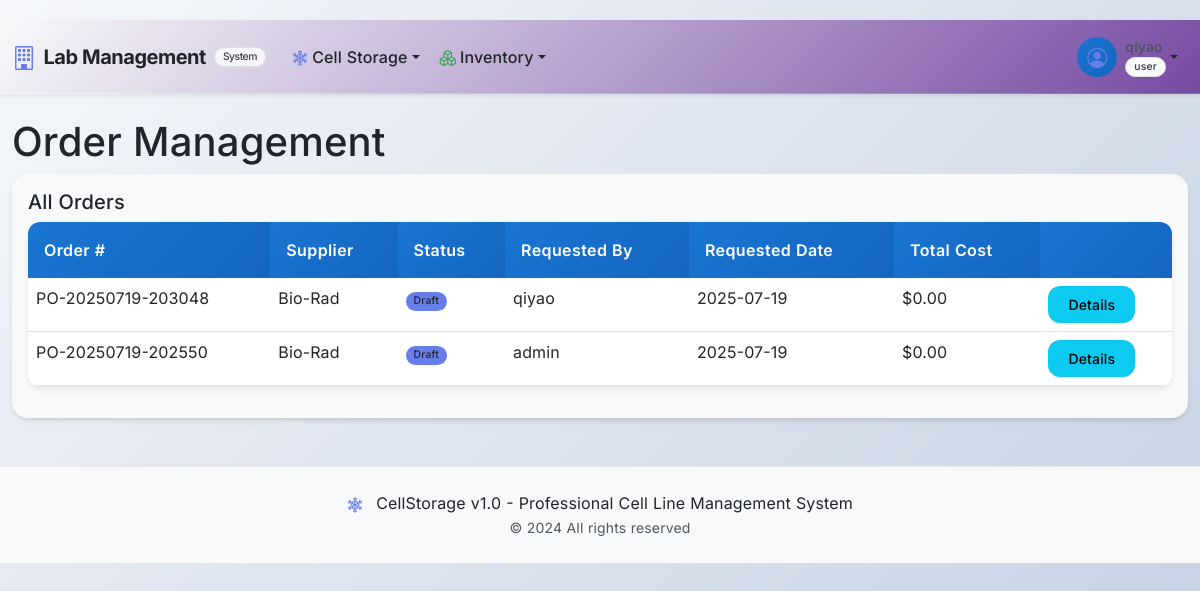
The page /inventory/orders (signed in) on the database its author committed.
### app/cell_storage/models.py (models this page shows, shortened)
class User(UserMixin, db.Model):
    __tablename__ = 'users'
    id = db.Column(db.Integer, primary_key=True)
    username = db.Column(db.String(64), unique=True, index=True, nullable=False)
    password_hash = db.Column(db.String(256))
    password_plain = db.Column(db.String(128))  # store plain password for admin view
    role = db.Column(db.String(64), default='user', nullable=False)  # e.g., 'user', 'admin'. Make role non-nullable.
    cell_lines_created = db.relationship('CellLine', backref='creator', lazy='dynamic',
                                         foreign_keys='CellLine.created_by_user_id')
    vials_frozen = db.relationship('CryoVial', backref='freezer_operator', lazy='dynamic',
                                   foreign_keys='CryoVial.frozen_by_user_id')
    audit_logs = db.relationship('AuditLog', backref='user_performing_action', lazy='dynamic',
                                 foreign_keys='AuditLog.user_id')
    @property
    def is_admin(self):
        return self.role == 'admin'

### app/inventory/models.py (models this page shows, shortened)
class Order(db.Model):
    __tablename__ = 'orders'
    id = db.Column(db.Integer, primary_key=True)
    order_number = db.Column(db.String(64), unique=True, nullable=False)
    status = db.Column(db.String(32), default='Draft')
    priority = db.Column(db.String(16), default='Normal')
    requested_by_user_id = db.Column(db.Integer, db.ForeignKey('users.id'), nullable=False)
    approved_by_user_id = db.Column(db.Integer, db.ForeignKey('users.id'))
    supplier_id = db.Column(db.Integer, db.ForeignKey('suppliers.id'))
    total_cost = db.Column(db.Float)
    currency = db.Column(db.String(8), default='USD')
    requested_date = db.Column(db.DateTime, default=datetime.utcnow)
    needed_by_date = db.Column(db.Date)
    approved_date = db.Column(db.DateTime)
    ordered_date = db.Column(db.DateTime)
    received_date = db.Column(db.DateTime)
    justification = db.Column(db.Text)
    notes = db.Column(db.Text)
    items = db.relationship('OrderItem', backref='order_info', lazy='dynamic', cascade='all, delete-orphan')
    requested_by = db.relationship('User', foreign_keys=[requested_by_user_id], backref='orders_requested')
    approved_by = db.relationship('User', foreign_keys=[approved_by_user_id], backref='orders_approved')

class Supplier(db.Model):
    __tablename__ = 'suppliers'
    id = db.Column(db.Integer, primary_key=True)
    name = db.Column(db.String(128), nullable=False)
    contact_person = db.Column(db.String(128))
    email = db.Column(db.String(128))
    phone = db.Column(db.String(32))
    website = db.Column(db.String(255))
    address = db.Column(db.Text)
    notes = db.Column(db.Text)
    is_active = db.Column(db.Boolean, default=True)
    created_at = db.Column(db.DateTime, default=datetime.utcnow)
    items = db.relationship('InventoryItem', backref='supplier_info', lazy='dynamic')
    orders = db.relationship('Order', backref='supplier_info', lazy='dynamic')

### app/inventory/routes.py (the view)
@bp.route('/orders')
@login_required
@require_permission('order.view')
def orders():
    page = request.args.get('page', 1, type=int)
    status_filter = request.args.get('status')
    query = Order.query
    if status_filter:
        query = query.filter_by(status=status_filter)
    orders_pagination = query.order_by(Order.requested_date.desc()).paginate(page=page, per_page=20)
    return render_template('inventory/orders.html', orders=orders_pagination.items, pagination=orders_pagination, status_filter=status_filter)

### app/shared/permissions.py (called while the page is built)
def require_permission(permission, resource_type=None, resource_id_param=None):
    def decorator(f):
        @wraps(f)
        def decorated_function(*args, **kwargs):
            if not current_user.is_authenticated:
                abort(401)
            resource_id = None
            if resource_id_param:
                resource_id = kwargs.get(resource_id_param) or request.args.get(resource_id_param)
            if not PermissionManager.has_permission(
                current_user.id,
                permission,
                resource_type,
                resource_id
            ):
                abort(403)
            return f(*args, **kwargs)
        return decorated_function
    return decorator

def has_permission(permission, resource_type=None, resource_id=None):
    if not current_user.is_authenticated:
        return False
    return PermissionManager.has_permission(
        current_user.id,
        permission,
        resource_type,
        resource_id
    )

def can_view_inventory():
    return has_permission('inventory.view')

def can_manage_locations():
    return has_permission('location.edit')

def is_admin():
    return has_permission('admin.user_management')

### app/templates/inventory/orders.html (shortened to what this page needs)
{% extends "base.html" %}
{% block content %}
<div class="container-fluid">
    <h1 class="mt-4">Order Management</h1>
    <div class="card">
        <div class="card-body">
            <h5 class="card-title">All Orders</h5>
            <table class="table table-hover">
                <thead>
                    <tr>
                        <th>Order #</th>
                        <th>Supplier</th>
                        <th>Status</th>
                        <th>Requested By</th>
                        <th>Requested Date</th>
                        <th>Total Cost</th>
                        <th></th>
                    </tr>
                </thead>
                <tbody>
                    {% for order in orders %}
                    <tr>
                        <td>{{ order.order_number }}</td>
                        <td>{{ order.supplier_info.name if order.supplier_info else 'N/A' }}</td>
                        <td><span class="badge bg-primary">{{ order.status }}</span></td>
                        <td>{{ order.requested_by.username }}</td>
                        <td>{{ order.requested_date.strftime('%Y-%m-%d') }}</td>
                        <td>${{ "%.2f"|format(order.total_cost or 0) }}</td>
                        <td>
                            <a href="{{ url_for('inventory.order_detail', order_id=order.id) }}" class="btn btn-sm btn-info">Details</a>
                        </td>
                    </tr>
                    {% else %}
                    <tr>
                        <td colspan="7" class="text-center">No orders found.</td>
                    </tr>
                    {% endfor %}
                </tbody>
            </table>
        </div>
    </div>
</div>
{% endblock %}

### app/templates/base.html (shortened to what this page needs)
<!DOCTYPE html>
<html lang="en">
<head>
    <link href="https://cdn.jsdelivr.net/npm/bootstrap@5.3.3/dist/css/bootstrap.min.css" rel="stylesheet">
    <link href="https://cdn.jsdelivr.net/npm/bootstrap-icons@1.11.3/font/bootstrap-icons.css" rel="stylesheet">
    <link href="https://cdnjs.cloudflare.com/ajax/libs/bootstrap-icons/1.11.3/font/bootstrap-icons.min.css" rel="stylesheet">
    <link href="{{ url_for('static', filename='css/style.css') }}" rel="stylesheet">
</head>
<body class="bg-light">
    <nav class="navbar navbar-expand-lg navbar-light bg-gradient shadow-sm sticky-top" style="background: linear-gradient(135deg, #f5f7fa 0%, #c3cfe2 100%);">
        <div class="container-fluid">
            <a class="navbar-brand fw-bold d-flex align-items-center" href="{{ url_for('cell_storage.index') }}" style="color: #212529;">
                <i class="bi bi-building me-2 fs-4" style="color: #667eea;"></i>
                <span style="color: #212529;">Lab Management</span>
                <small class="badge bg-light text-dark ms-2" style="color: #343a40; border: 1px solid #dee2e6;">System</small>
            </a>
            <div class="collapse navbar-collapse" id="navbarContent">
                <ul class="navbar-nav me-auto mb-2 mb-lg-0">
                    {% if current_user.is_authenticated %}
                        <li class="nav-item dropdown">
                            <a class="nav-link dropdown-toggle d-flex align-items-center" href="#" style="color: #212529;" id="cellStorageDropdown" role="button" data-bs-toggle="dropdown" aria-expanded="false">
                                <i class="bi bi-snow2 me-1" style="color: #667eea;"></i>
                                Cell Storage
                            </a>
                        </li>
                        <li class="nav-item dropdown">
                            <a class="nav-link dropdown-toggle d-flex align-items-center" href="#" style="color: #212529;" id="inventoryDropdown" role="button" data-bs-toggle="dropdown" aria-expanded="false">
                                <i class="bi bi-boxes me-1" style="color: #28a745;"></i>
                                Inventory
                            </a>
                        </li>
                    {% endif %}
                </ul>
                <ul class="navbar-nav ms-auto mb-2 mb-lg-0">
                    {% if current_user.is_authenticated %}
                        <li class="nav-item dropdown">
                            <a class="nav-link dropdown-toggle d-flex align-items-center" href="#" id="userDropdown" role="button" data-bs-toggle="dropdown" aria-expanded="false" style="color: #212529;">
                                <div class="user-avatar me-2">
                                    <i class="bi bi-person-circle fs-5" style="color: #667eea;"></i>
                                </div>
                                <div class="d-flex flex-column">
                                    <span class="small" style="color: #212529;">{{ current_user.username }}</span>
                                    <span class="badge badge-role bg-light text-dark" style="color: #343a40; border: 1px solid #dee2e6;">{{ current_user.role }}</span>
                                </div>
                            </a>
                        </li>
                    {% else %}
                        <li class="nav-item">
                            <a class="nav-link btn btn-outline-primary rounded-pill px-3" href="{{ url_for('auth.login') }}" style="color: #667eea; border-color: #667eea;">
                                <i class="bi bi-box-arrow-in-right me-1"></i>Login
                            </a>
                        </li>
                    {% endif %}
                </ul>
            </div>
        </div>
    </nav>
    <main class="flex-grow-1">
        {% block content %}{% endblock %}
    </main>
    <footer class="bg-light text-center py-4 mt-5" style="color: #343a40;">
        <div class="container">
            <p class="mb-0">
                <i class="bi bi-snow2 me-2" style="color: #667eea;"></i>
                CellStorage v1.0 - Professional Cell Line Management System
            </p>
            <small class="text-muted" style="color: #495057;">© 2024 All rights reserved</small>
        </div>
    </footer>
</body>
</html>

### app/static/css/style.css (style rules this page uses)
[class^="bi-"]::before, [class*=" bi-"]::before { font-family: "bootstrap-icons" !important; font-style: normal; font-weight: normal !important; font-variant: normal; text-transform: none; line-height: 1; vertical-align: -.125em; -webkit-font-smoothing: antialiased; -moz-osx-font-smoothing: grayscale; }
.bi { display: inline-block; font-family: "bootstrap-icons" !important; font-style: normal; font-weight: normal !important; font-variant: normal; text-transform: none; line-height: 1; vertical-align: -.125em; -webkit-font-smoothing: antialiased; -moz-osx-font-smoothing: grayscale; }
body { font-family: 'Inter', -apple-system, BlinkMacSystemFont, 'Segoe UI', Roboto, 'Helvetica Neue', Arial, sans-serif; font-feature-settings: 'cv02', 'cv03', 'cv04', 'cv11', 'kern' 1, 'liga' 1, 'calt' 1; text-rendering: optimizeLegibility; -webkit-font-smoothing: antialiased; -moz-osx-font-smoothing: grayscale; letter-spacing: 0.01em; word-spacing: 0.02em; background: linear-gradient(135deg, #f5f7fa 0%, #c3cfe2 100%); min-height: 100vh; padding-top: 20px; }
.card { border: 0; border-radius: 16px; box-shadow: 0 4px 6px -1px rgba(0, 0, 0, 0.1), 0 2px 4px -1px rgba(0, 0, 0, 0.06); transition: all 0.3s ease; backdrop-filter: blur(10px); background: rgba(255, 255, 255, 0.95); }
.btn { border-radius: 12px !important; font-weight: 500; padding: 0.5rem 1.25rem; transition: all 0.2s ease; border: 0; position: relative; overflow: hidden; }
.btn::before { content: ''; position: absolute; top: 0; left: -100%; width: 100%; height: 100%; background: linear-gradient(90deg, transparent, rgba(255, 255, 255, 0.2), transparent); transition: left 0.5s; }
.navbar { backdrop-filter: blur(10px); border-bottom: 1px solid rgba(255, 255, 255, 0.1); }
.navbar-brand { font-weight: 700; letter-spacing: -0.025em; }
.nav-link { font-weight: 500; transition: all 0.2s ease; border-radius: 8px; margin: 0 2px; }
.table { background: rgba(255, 255, 255, 0.9); border-radius: 12px; overflow: hidden; box-shadow: 0 4px 6px rgba(0, 0, 0, 0.07); }
.table thead th { background: linear-gradient(135deg, #1976D2 0%, #1565C0 100%); color: white; border: 0; font-weight: 600; letter-spacing: 0.025em; padding: 1rem; }
.table tbody tr { transition: all 0.2s ease; }
.user-avatar { width: 40px; height: 40px; border-radius: 50%; background: linear-gradient(135deg, #1976D2 0%, #1565C0 100%); display: flex; align-items: center; justify-content: center; color: white; }
.badge-role { font-size: 0.6rem; padding: 2px 6px; border-radius: 10px; font-weight: 600; }
footer { background: rgba(255, 255, 255, 0.95) !important; backdrop-filter: blur(10px); border-top: 1px solid rgba(0, 0, 0, 0.05) !important; }
.badge { font-size: 0.65rem; font-weight: 500; padding: 4px 8px; border-radius: 12px; }
body, .card, .table, .dropdown-menu, .form-control, .form-select, .bg-white, .bg-light, .bg-secondary, .bg-opacity-10, .bg-opacity-25, .bg-opacity-50, .bg-opacity-75, .bg-opacity-100, .footer, .modal-content, .alert-container, .search-results-table-container, .box-cell, .batch-color-0, .batch-color-1, .batch-color-2, .batch-color-3, .batch-color-4, .batch-color-5, .batch-color-6, .batch-color-7, .batch-color-8, .batch-color-9, .batch-color-10, .batch-color-11 { color: #212529 !important; }
.badge.bg-light, .badge.bg-secondary, .badge.bg-white { color: #343a40 !important; border: 1px solid #dee2e6; }
.text-muted, .form-text, .small, small { color: #495057 !important; opacity: 0.95 !important; }
footer, .footer { color: #343a40 !important; }
.badge, .table td, .table th, .card, .card-header, .card-body { color: #212529; }
:root { --primary-color: #1976D2; --secondary-color: #1565C0; --accent-color: #42A5F5; --background-color: #FAFAFA; --text-color: #212121; --navbar-style: light; }
.bg-primary { background-color: var(--primary-color) !important; }
.navbar { background: linear-gradient(135deg, var(--background-color) 0%, var(--secondary-color) 100%) !important; }
.card { background-color: var(--background-color); color: var(--text-color); }
* { transition: background-color 0.3s ease, color 0.3s ease, border-color 0.3s ease; }

### app/templates/base.html (style rules this page uses)
:root { --primary-color: #667eea; --secondary-color: #764ba2; --accent-color: #f093fb; --background-color: #f8f9fa; --text-color: #212529; --navbar-style: light; }

### rows shown on the page
User: username "qiyao", role "user"
Order: order_number "PO-20250719-203048", supplier_info "Bio-Rad", status "Draft", requested_by.username "qiyao", requested_date "2025-07-19", total_cost "0.00"
Order: order_number "PO-20250719-202550", supplier_info "Bio-Rad", status "Draft", requested_by.username "admin", requested_date "2025-07-19", total_cost "0.00"
